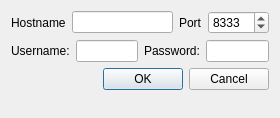
<ui version="4.0" >
 <class>ConnectionInfoDialog</class>
 <widget class="QDialog" name="ConnectionInfoDialog" >
  <property name="geometry" >
   <rect>
    <x>0</x>
    <y>0</y>
    <width>280</width>
    <height>118</height>
   </rect>
  </property>
  <property name="windowTitle" >
   <string>Connection Information</string>
  </property>
  <layout class="QVBoxLayout" >
   <item>
    <layout class="QHBoxLayout" >
     <item>
      <widget class="QLabel" name="label" >
       <property name="text" >
        <string>Hostname</string>
       </property>
      </widget>
     </item>
     <item>
      <widget class="QLineEdit" name="hostnamefield" >
       <property name="minimumSize" >
        <size>
         <width>60</width>
         <height>0</height>
        </size>
       </property>
      </widget>
     </item>
     <item>
      <widget class="QLabel" name="label_2" >
       <property name="text" >
        <string>Port</string>
       </property>
      </widget>
     </item>
     <item>
      <widget class="QSpinBox" name="portbox" >
       <property name="maximum" >
        <number>65535</number>
       </property>
       <property name="value" >
        <number>8333</number>
       </property>
      </widget>
     </item>
    </layout>
   </item>
   <item>
    <layout class="QHBoxLayout" >
     <item>
      <widget class="QLabel" name="label_3" >
       <property name="text" >
        <string>Username:</string>
       </property>
      </widget>
     </item>
     <item>
      <widget class="QLineEdit" name="usernamefield" >
       <property name="minimumSize" >
        <size>
         <width>60</width>
         <height>0</height>
        </size>
       </property>
      </widget>
     </item>
     <item>
      <widget class="QLabel" name="label_4" >
       <property name="text" >
        <string>Password:</string>
       </property>
      </widget>
     </item>
     <item>
      <widget class="QLineEdit" name="passwordfield" >
       <property name="minimumSize" >
        <size>
         <width>60</width>
         <height>0</height>
        </size>
       </property>
      </widget>
     </item>
    </layout>
   </item>
   <item>
    <widget class="QDialogButtonBox" name="buttonBox" >
     <property name="orientation" >
      <enum>Qt::Horizontal</enum>
     </property>
     <property name="standardButtons" >
      <set>QDialogButtonBox::Cancel|QDialogButtonBox::NoButton|QDialogButtonBox::Ok</set>
     </property>
    </widget>
   </item>
   <item>
    <spacer>
     <property name="orientation" >
      <enum>Qt::Vertical</enum>
     </property>
     <property name="sizeHint" >
      <size>
       <width>20</width>
       <height>40</height>
      </size>
     </property>
    </spacer>
   </item>
  </layout>
 </widget>
 <resources/>
 <connections>
  <connection>
   <sender>buttonBox</sender>
   <signal>accepted()</signal>
   <receiver>ConnectionInfoDialog</receiver>
   <slot>accept()</slot>
   <hints>
    <hint type="sourcelabel" >
     <x>248</x>
     <y>254</y>
    </hint>
    <hint type="destinationlabel" >
     <x>157</x>
     <y>274</y>
    </hint>
   </hints>
  </connection>
  <connection>
   <sender>buttonBox</sender>
   <signal>rejected()</signal>
   <receiver>ConnectionInfoDialog</receiver>
   <slot>reject()</slot>
   <hints>
    <hint type="sourcelabel" >
     <x>316</x>
     <y>260</y>
    </hint>
    <hint type="destinationlabel" >
     <x>286</x>
     <y>274</y>
    </hint>
   </hints>
  </connection>
 </connections>
</ui>
